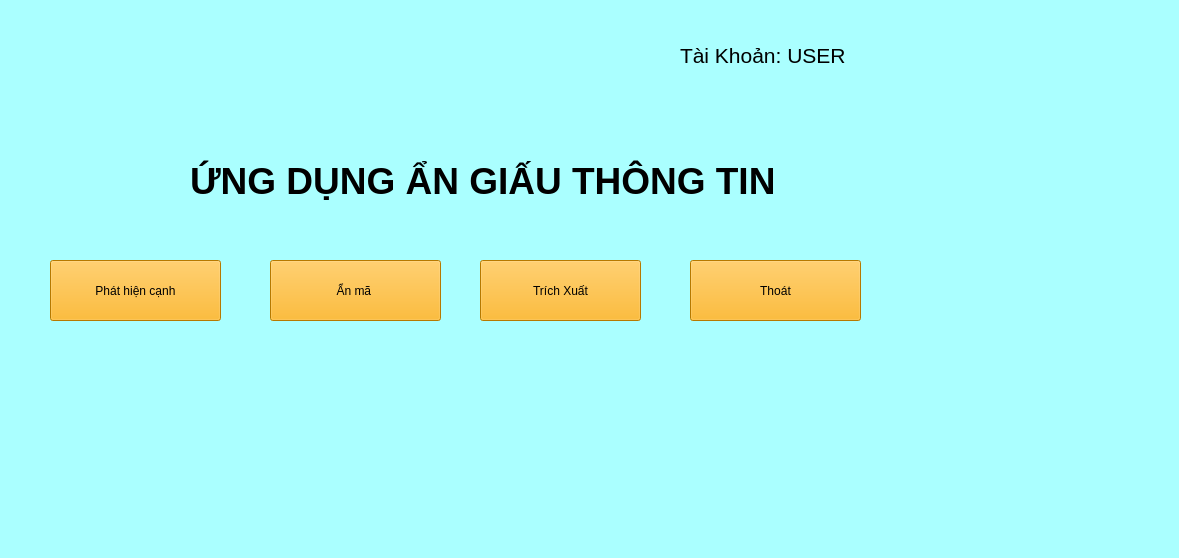
<?xml version="1.0" encoding="UTF-8"?>
<ui version="4.0">
 <class>Form</class>
 <widget class="QWidget" name="Form">
  <property name="geometry">
   <rect>
    <x>0</x>
    <y>0</y>
    <width>1179</width>
    <height>558</height>
   </rect>
  </property>
  <property name="windowTitle">
   <string>Form</string>
  </property>
  <property name="styleSheet">
   <string notr="true">background-color: rgb(170, 255, 255);</string>
  </property>
  <widget class="QLabel" name="lb_TypeAccount">
   <property name="geometry">
    <rect>
     <x>680</x>
     <y>30</y>
     <width>241</width>
     <height>51</height>
    </rect>
   </property>
   <property name="font">
    <font>
     <pointsize>16</pointsize>
    </font>
   </property>
   <property name="styleSheet">
    <string notr="true">
color:rgb(0, 0, 0)</string>
   </property>
   <property name="text">
    <string>Tài Khoản: USER</string>
   </property>
  </widget>
  <widget class="QPushButton" name="btn_SearchingMenu">
   <property name="geometry">
    <rect>
     <x>270</x>
     <y>260</y>
     <width>171</width>
     <height>61</height>
    </rect>
   </property>
   <property name="styleSheet">
    <string notr="true">background-color: rgb(255, 170, 0);
color: rgb(0, 0, 0);</string>
   </property>
   <property name="text">
    <string>Ẩn mã </string>
   </property>
  </widget>
  <widget class="QPushButton" name="btn_ManageDocumentMenu">
   <property name="geometry">
    <rect>
     <x>50</x>
     <y>260</y>
     <width>171</width>
     <height>61</height>
    </rect>
   </property>
   <property name="styleSheet">
    <string notr="true">background-color: rgb(255, 170, 0);
color: rgb(0, 0, 0);</string>
   </property>
   <property name="text">
    <string>Phát hiện cạnh</string>
   </property>
  </widget>
  <widget class="QLabel" name="label_nameapp">
   <property name="geometry">
    <rect>
     <x>190</x>
     <y>140</y>
     <width>621</width>
     <height>81</height>
    </rect>
   </property>
   <property name="font">
    <font>
     <family>Segoe UI</family>
     <pointsize>28</pointsize>
     <weight>87</weight>
     <italic>false</italic>
     <bold>true</bold>
    </font>
   </property>
   <property name="styleSheet">
    <string notr="true">font: 700 28pt &quot;Segoe UI&quot;;
color:rgb(0, 0, 0);</string>
   </property>
   <property name="text">
    <string>ỨNG DỤNG ẨN GIẤU THÔNG TIN</string>
   </property>
  </widget>
  <widget class="QPushButton" name="btn_exit">
   <property name="geometry">
    <rect>
     <x>690</x>
     <y>260</y>
     <width>171</width>
     <height>61</height>
    </rect>
   </property>
   <property name="styleSheet">
    <string notr="true">color: rgb(0, 0, 0);
background-color: rgb(255, 170, 0);</string>
   </property>
   <property name="text">
    <string>Thoát</string>
   </property>
  </widget>
  <widget class="QLabel" name="label">
   <property name="geometry">
    <rect>
     <x>300</x>
     <y>340</y>
     <width>111</width>
     <height>121</height>
    </rect>
   </property>
   <property name="text">
    <string/>
   </property>
   <property name="pixmap">
    <pixmap>../ImageForGui/icons8-encrypt-100.png</pixmap>
   </property>
  </widget>
  <widget class="QLabel" name="label_2">
   <property name="geometry">
    <rect>
     <x>100</x>
     <y>340</y>
     <width>151</width>
     <height>121</height>
    </rect>
   </property>
   <property name="text">
    <string/>
   </property>
   <property name="pixmap">
    <pixmap>../ImageForGui/document.png</pixmap>
   </property>
  </widget>
  <widget class="QLabel" name="label_3">
   <property name="geometry">
    <rect>
     <x>730</x>
     <y>340</y>
     <width>121</width>
     <height>91</height>
    </rect>
   </property>
   <property name="text">
    <string/>
   </property>
   <property name="pixmap">
    <pixmap>../ImageForGui/icons8-exit-96.png</pixmap>
   </property>
  </widget>
  <widget class="QLabel" name="label_4">
   <property name="geometry">
    <rect>
     <x>430</x>
     <y>20</y>
     <width>101</width>
     <height>101</height>
    </rect>
   </property>
   <property name="text">
    <string/>
   </property>
   <property name="pixmap">
    <pixmap>../ImageForGui/icons8-home-120.png</pixmap>
   </property>
  </widget>
  <widget class="QLabel" name="label_5">
   <property name="geometry">
    <rect>
     <x>850</x>
     <y>10</y>
     <width>61</width>
     <height>91</height>
    </rect>
   </property>
   <property name="text">
    <string/>
   </property>
   <property name="pixmap">
    <pixmap>../ImageForGui/icons8-account-50.png</pixmap>
   </property>
  </widget>
  <widget class="QPushButton" name="btn_ExtractMenu">
   <property name="geometry">
    <rect>
     <x>480</x>
     <y>260</y>
     <width>161</width>
     <height>61</height>
    </rect>
   </property>
   <property name="styleSheet">
    <string notr="true">color: rgb(0, 0, 0);
background-color: rgb(255, 170, 0);</string>
   </property>
   <property name="text">
    <string>Trích Xuất</string>
   </property>
  </widget>
  <widget class="QLabel" name="label_6">
   <property name="geometry">
    <rect>
     <x>530</x>
     <y>360</y>
     <width>101</width>
     <height>81</height>
    </rect>
   </property>
   <property name="text">
    <string/>
   </property>
   <property name="pixmap">
    <pixmap>../ImageForGui/Extract-object_35790.png</pixmap>
   </property>
  </widget>
 </widget>
 <resources/>
 <connections/>
</ui>
